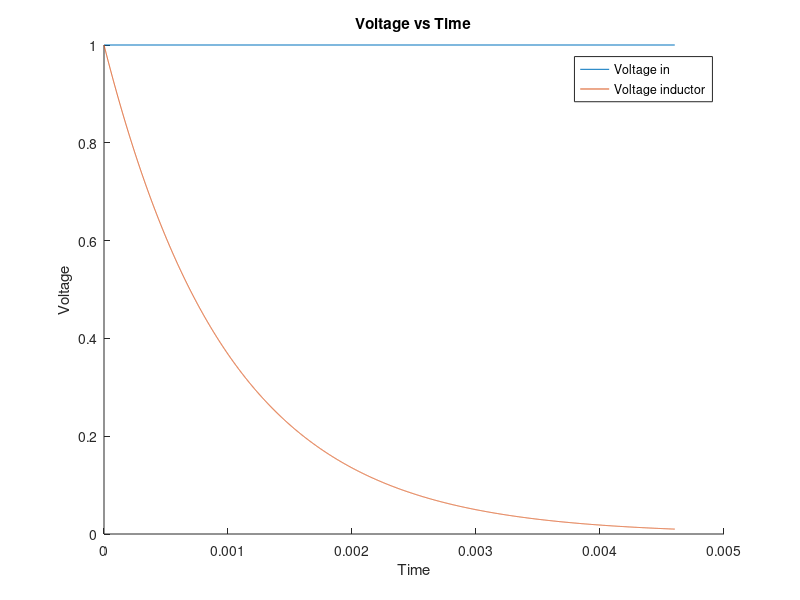

This chart was generated by the following MATLAB code:
% Script to plot RL circuit

%% Initial values
R = 100;
L = 100*10^-3;
Vin = 1;
i = [0, 0]; % i has t in first column, current in second
h = 1*10^-6;

%% Calculating i and v
while( abs(i(end, 2)-.01) > 0.0001)
    i = [i; [i(end, 1)+h, (1-h*R/L)*i(end, 2)+h/L*Vin]];
    
end

Vl = [i(:, 1), Vin-R*i(:, 2)];

%% Plotting
t = Vl(end, 1);

figure;
hold on;
plot([0 t], [Vin Vin]);
plot(Vl(1:end, 1), Vl(1:end, 2));
title("Voltage vs Time");
ylabel("Voltage");
xlabel("Time");
legend("Voltage in", "Voltage inductor");